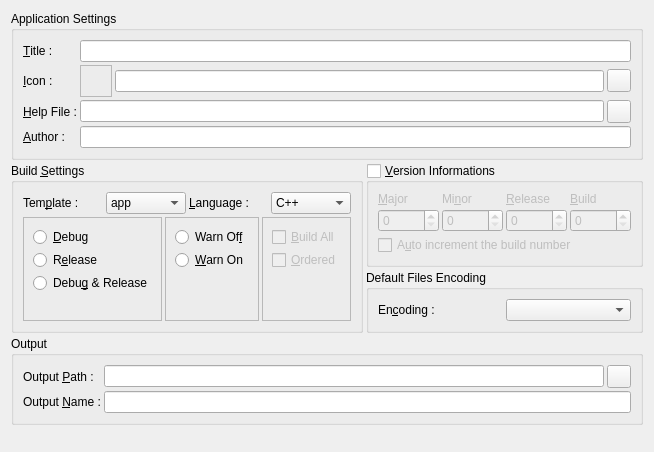
     <widget class="QWidget" name="wApplication" >
      <layout class="QGridLayout" >
    
       <property name="horizontalSpacing" >
        <number>3</number>
       </property>
       <property name="verticalSpacing" >
        <number>3</number>
       </property>
       <item row="0" column="0" colspan="2" >
        <widget class="QGroupBox" name="gbApplication" >
         <property name="sizePolicy" >
          <sizepolicy vsizetype="Fixed" hsizetype="Preferred" >
           <horstretch>0</horstretch>
           <verstretch>0</verstretch>
          </sizepolicy>
         </property>
         <property name="title" >
          <string>Application Settings</string>
         </property>
         <layout class="QGridLayout" >
       
          <property name="horizontalSpacing" >
           <number>3</number>
          </property>
          <property name="verticalSpacing" >
           <number>3</number>
          </property>
          <item row="0" column="0" >
           <widget class="QLabel" name="lTitle" >
            <property name="text" >
             <string>&amp;Title :</string>
            </property>
            <property name="buddy" >
             <cstring>leTitle</cstring>
            </property>
           </widget>
          </item>
          <item row="1" column="2" >
           <widget class="QLineEdit" name="leIcon" >
            <property name="statusTip" >
             <string>APP_ICON</string>
            </property>
           </widget>
          </item>
          <item row="2" column="1" colspan="2" >
           <widget class="QLineEdit" name="leHelpFile" >
            <property name="statusTip" >
             <string>APP_HELP_FILE</string>
            </property>
           </widget>
          </item>
          <item row="1" column="0" >
           <widget class="QLabel" name="lIcon" >
            <property name="text" >
             <string>&amp;Icon :</string>
            </property>
            <property name="buddy" >
             <cstring>tbIcon</cstring>
            </property>
           </widget>
          </item>
          <item row="2" column="3" >
           <widget class="QToolButton" name="tbHelpFile" >
            <property name="icon" >
             <iconset resource="../resources/QMake.qrc" >:/icons/icons/filefolder.png</iconset>
            </property>
           </widget>
          </item>
          <item row="2" column="0" >
           <widget class="QLabel" name="lHelpFile" >
            <property name="text" >
             <string>&amp;Help File :</string>
            </property>
            <property name="buddy" >
             <cstring>tbHelpFile</cstring>
            </property>
           </widget>
          </item>
          <item row="1" column="1" >
           <widget class="QLabel" name="lPixmap" >
            <property name="minimumSize" >
             <size>
              <width>32</width>
              <height>32</height>
             </size>
            </property>
            <property name="maximumSize" >
             <size>
              <width>32</width>
              <height>32</height>
             </size>
            </property>
            <property name="frameShape" >
             <enum>QFrame::StyledPanel</enum>
            </property>
            <property name="scaledContents" >
             <bool>true</bool>
            </property>
            <property name="alignment" >
             <set>Qt::AlignCenter</set>
            </property>
           </widget>
          </item>
          <item row="0" column="1" colspan="3" >
           <widget class="QLineEdit" name="leTitle" >
            <property name="statusTip" >
             <string>APP_TITLE</string>
            </property>
           </widget>
          </item>
          <item row="1" column="3" >
           <widget class="QToolButton" name="tbIcon" >
            <property name="icon" >
             <iconset resource="../resources/QMake.qrc" >:/icons/icons/filefolder.png</iconset>
            </property>
           </widget>
          </item>
          <item row="3" column="0" >
           <widget class="QLabel" name="lAuthor" >
            <property name="text" >
             <string>&amp;Author :</string>
            </property>
            <property name="buddy" >
             <cstring>leAuthor</cstring>
            </property>
           </widget>
          </item>
          <item row="3" column="1" colspan="3" >
           <widget class="QLineEdit" name="leAuthor" >
            <property name="statusTip" >
             <string>APP_AUTHOR</string>
            </property>
           </widget>
          </item>
         </layout>
        </widget>
       </item>
       <item rowspan="2" row="1" column="0" >
        <widget class="QGroupBox" name="gbBuild" >
         <property name="title" >
          <string>Build &amp;Settings</string>
         </property>
         <layout class="QGridLayout" >
       
          <property name="horizontalSpacing" >
           <number>3</number>
          </property>
          <property name="verticalSpacing" >
           <number>3</number>
          </property>
          <item row="0" column="0" colspan="3" >
           <layout class="QHBoxLayout" >
            <property name="spacing" >
             <number>3</number>
            </property>
         
            <item>
             <widget class="QLabel" name="lTemplate" >
              <property name="text" >
               <string>Tem&amp;plate :</string>
              </property>
              <property name="buddy" >
               <cstring>cbTemplate</cstring>
              </property>
             </widget>
            </item>
            <item>
             <widget class="QComboBox" name="cbTemplate" >
              <property name="statusTip" >
               <string>TEMPLATE</string>
              </property>
              <item>
               <property name="text" >
                <string>app</string>
               </property>
               <property name="icon" >
                <iconset resource="../resources/QMake.qrc" >:/icons/icons/form.png</iconset>
               </property>
              </item>
              <item>
               <property name="text" >
                <string>lib</string>
               </property>
               <property name="icon" >
                <iconset resource="../resources/QMake.qrc" >:/icons/icons/misc.png</iconset>
               </property>
              </item>
              <item>
               <property name="text" >
                <string>vcapp</string>
               </property>
               <property name="icon" >
                <iconset resource="../resources/QMake.qrc" >:/icons/icons/form.png</iconset>
               </property>
              </item>
              <item>
               <property name="text" >
                <string>vclib</string>
               </property>
               <property name="icon" >
                <iconset resource="../resources/QMake.qrc" >:/icons/icons/misc.png</iconset>
               </property>
              </item>
              <item>
               <property name="text" >
                <string>subdirs</string>
               </property>
               <property name="icon" >
                <iconset resource="../resources/QMake.qrc" >:/icons/icons/folder.png</iconset>
               </property>
              </item>
             </widget>
            </item>
            <item>
             <widget class="QLabel" name="lLanguage" >
              <property name="text" >
               <string>&amp;Language :</string>
              </property>
              <property name="buddy" >
               <cstring>cbLanguage</cstring>
              </property>
             </widget>
            </item>
            <item>
             <widget class="QComboBox" name="cbLanguage" >
              <property name="statusTip" >
               <string>LANGUAGE</string>
              </property>
              <item>
               <property name="text" >
                <string>C++</string>
               </property>
               <property name="icon" >
                <iconset resource="../resources/QMake.qrc" >:/icons/icons/misc.png</iconset>
               </property>
              </item>
              <item>
               <property name="text" >
                <string>Qt4/C++</string>
               </property>
               <property name="icon" >
                <iconset resource="../resources/QMake.qrc" >:/icons/icons/qt.png</iconset>
               </property>
              </item>
             </widget>
            </item>
           </layout>
          </item>
          <item row="1" column="1" >
           <widget class="QFrame" name="fWarn" >
            <property name="sizePolicy" >
             <sizepolicy vsizetype="Preferred" hsizetype="Maximum" >
              <horstretch>0</horstretch>
              <verstretch>0</verstretch>
             </sizepolicy>
            </property>
            <property name="frameShape" >
             <enum>QFrame::StyledPanel</enum>
            </property>
            <layout class="QVBoxLayout" >
             <property name="spacing" >
              <number>3</number>
             </property>
          
             <item>
              <widget class="QRadioButton" name="rbWarnOff" >
               <property name="statusTip" >
                <string>warn_off</string>
               </property>
               <property name="text" >
                <string>Warn Of&amp;f</string>
               </property>
              </widget>
             </item>
             <item>
              <widget class="QRadioButton" name="rbWarnOn" >
               <property name="statusTip" >
                <string>warn_on</string>
               </property>
               <property name="text" >
                <string>&amp;Warn On</string>
               </property>
              </widget>
             </item>
             <item>
              <spacer>
               <property name="orientation" >
                <enum>Qt::Vertical</enum>
               </property>
               <property name="sizeHint" >
                <size>
                 <width>20</width>
                 <height>0</height>
                </size>
               </property>
              </spacer>
             </item>
            </layout>
           </widget>
          </item>
          <item row="1" column="2" >
           <widget class="QFrame" name="fBuildAll" >
            <property name="sizePolicy" >
             <sizepolicy vsizetype="Preferred" hsizetype="Maximum" >
              <horstretch>0</horstretch>
              <verstretch>0</verstretch>
             </sizepolicy>
            </property>
            <property name="frameShape" >
             <enum>QFrame::StyledPanel</enum>
            </property>
            <layout class="QVBoxLayout" >
             <property name="spacing" >
              <number>3</number>
             </property>
          
             <item>
              <widget class="QCheckBox" name="cbBuildAll" >
               <property name="enabled" >
                <bool>false</bool>
               </property>
               <property name="statusTip" >
                <string>build_all</string>
               </property>
               <property name="text" >
                <string>&amp;Build All</string>
               </property>
              </widget>
             </item>
             <item>
              <widget class="QCheckBox" name="cbOrdered" >
               <property name="enabled" >
                <bool>false</bool>
               </property>
               <property name="statusTip" >
                <string>ordered</string>
               </property>
               <property name="text" >
                <string>&amp;Ordered</string>
               </property>
              </widget>
             </item>
             <item>
              <spacer>
               <property name="orientation" >
                <enum>Qt::Vertical</enum>
               </property>
               <property name="sizeHint" >
                <size>
                 <width>20</width>
                 <height>0</height>
                </size>
               </property>
              </spacer>
             </item>
            </layout>
           </widget>
          </item>
          <item row="1" column="0" >
           <widget class="QFrame" name="fBuildType" >
            <property name="sizePolicy" >
             <sizepolicy vsizetype="Preferred" hsizetype="Preferred" >
              <horstretch>0</horstretch>
              <verstretch>0</verstretch>
             </sizepolicy>
            </property>
            <property name="frameShape" >
             <enum>QFrame::StyledPanel</enum>
            </property>
            <layout class="QVBoxLayout" >
             <property name="spacing" >
              <number>3</number>
             </property>
          
             <item>
              <widget class="QRadioButton" name="rbDebug" >
               <property name="statusTip" >
                <string>debug</string>
               </property>
               <property name="text" >
                <string>&amp;Debug</string>
               </property>
              </widget>
             </item>
             <item>
              <widget class="QRadioButton" name="rbRelease" >
               <property name="statusTip" >
                <string>release</string>
               </property>
               <property name="text" >
                <string>R&amp;elease</string>
               </property>
              </widget>
             </item>
             <item>
              <widget class="QRadioButton" name="rbDebugRelease" >
               <property name="statusTip" >
                <string>debug_and_release</string>
               </property>
               <property name="text" >
                <string>Debu&amp;g &amp;&amp; Release</string>
               </property>
              </widget>
             </item>
             <item>
              <spacer>
               <property name="orientation" >
                <enum>Qt::Vertical</enum>
               </property>
               <property name="sizeHint" >
                <size>
                 <width>20</width>
                 <height>0</height>
                </size>
               </property>
              </spacer>
             </item>
            </layout>
           </widget>
          </item>
         </layout>
        </widget>
       </item>
       <item row="1" column="1" >
        <widget class="QGroupBox" name="gbVersion" >
         <property name="statusTip" >
          <string>VERSION</string>
         </property>
         <property name="title" >
          <string>&amp;Version Informations</string>
         </property>
         <property name="checkable" >
          <bool>true</bool>
         </property>
         <property name="checked" >
          <bool>false</bool>
         </property>
         <layout class="QGridLayout" >
       
          <property name="horizontalSpacing" >
           <number>3</number>
          </property>
          <property name="verticalSpacing" >
           <number>3</number>
          </property>
          <item row="2" column="0" colspan="4" >
           <widget class="QCheckBox" name="cbBuildAutoIncrement" >
            <property name="statusTip" >
             <string>APP_AUTO_INCREMENT</string>
            </property>
            <property name="text" >
             <string>A&amp;uto increment the build number</string>
            </property>
           </widget>
          </item>
          <item row="0" column="3" >
           <widget class="QLabel" name="lBuild" >
            <property name="text" >
             <string>&amp;Build</string>
            </property>
            <property name="buddy" >
             <cstring>sbBuild</cstring>
            </property>
           </widget>
          </item>
          <item row="1" column="3" >
           <widget class="QSpinBox" name="sbBuild" >
            <property name="maximum" >
             <number>32767</number>
            </property>
           </widget>
          </item>
          <item row="1" column="2" >
           <widget class="QSpinBox" name="sbRelease" >
            <property name="maximum" >
             <number>32767</number>
            </property>
           </widget>
          </item>
          <item row="1" column="1" >
           <widget class="QSpinBox" name="sbMinor" >
            <property name="maximum" >
             <number>32767</number>
            </property>
           </widget>
          </item>
          <item row="1" column="0" >
           <widget class="QSpinBox" name="sbMajor" >
            <property name="maximum" >
             <number>32767</number>
            </property>
           </widget>
          </item>
          <item row="0" column="2" >
           <widget class="QLabel" name="lRelease" >
            <property name="text" >
             <string>&amp;Release</string>
            </property>
            <property name="buddy" >
             <cstring>sbRelease</cstring>
            </property>
           </widget>
          </item>
          <item row="0" column="1" >
           <widget class="QLabel" name="lMinor" >
            <property name="text" >
             <string>Mi&amp;nor</string>
            </property>
            <property name="buddy" >
             <cstring>sbMinor</cstring>
            </property>
           </widget>
          </item>
          <item row="0" column="0" >
           <widget class="QLabel" name="lMajor" >
            <property name="text" >
             <string>&amp;Major</string>
            </property>
            <property name="buddy" >
             <cstring>sbMajor</cstring>
            </property>
           </widget>
          </item>
         </layout>
        </widget>
       </item>
       <item row="2" column="1" >
        <widget class="QGroupBox" name="gbEncoding" >
         <property name="title" >
          <string>Default Files Encoding</string>
         </property>
         <layout class="QHBoxLayout" >
          <property name="spacing" >
           <number>3</number>
          </property>
       
          <item>
           <widget class="QLabel" name="lEncoding" >
            <property name="text" >
             <string>En&amp;coding :</string>
            </property>
            <property name="buddy" >
             <cstring>cbEncodings</cstring>
            </property>
           </widget>
          </item>
          <item>
           <widget class="QComboBox" name="cbEncodings" >
            <property name="statusTip" >
             <string>ENCODING</string>
            </property>
           </widget>
          </item>
         </layout>
        </widget>
       </item>
       <item row="3" column="0" colspan="2" >
        <widget class="QGroupBox" name="gbOutput" >
         <property name="sizePolicy" >
          <sizepolicy vsizetype="Fixed" hsizetype="Preferred" >
           <horstretch>0</horstretch>
           <verstretch>0</verstretch>
          </sizepolicy>
         </property>
         <property name="title" >
          <string>Output</string>
         </property>
         <layout class="QGridLayout" >
       
          <property name="horizontalSpacing" >
           <number>3</number>
          </property>
          <property name="verticalSpacing" >
           <number>3</number>
          </property>
          <item row="0" column="0" >
           <widget class="QLabel" name="lOutputPath" >
            <property name="text" >
             <string>Output &amp;Path :</string>
            </property>
            <property name="buddy" >
             <cstring>tbOutputPath</cstring>
            </property>
           </widget>
          </item>
          <item row="0" column="1" >
           <widget class="QLineEdit" name="leOutputPath" >
            <property name="statusTip" >
             <string>DESTDIR</string>
            </property>
           </widget>
          </item>
          <item row="0" column="2" >
           <widget class="QToolButton" name="tbOutputPath" >
            <property name="icon" >
             <iconset resource="../resources/QMake.qrc" >:/icons/icons/folder.png</iconset>
            </property>
           </widget>
          </item>
          <item row="1" column="0" >
           <widget class="QLabel" name="lOutputName" >
            <property name="sizePolicy" >
             <sizepolicy vsizetype="Preferred" hsizetype="Fixed" >
              <horstretch>0</horstretch>
              <verstretch>0</verstretch>
             </sizepolicy>
            </property>
            <property name="text" >
             <string>Output &amp;Name :</string>
            </property>
            <property name="buddy" >
             <cstring>leOutputName</cstring>
            </property>
           </widget>
          </item>
          <item row="1" column="1" colspan="2" >
           <widget class="QLineEdit" name="leOutputName" >
            <property name="statusTip" >
             <string>TARGET</string>
            </property>
           </widget>
          </item>
         </layout>
        </widget>
       </item>
       <item row="4" column="0" colspan="2" >
        <spacer>
         <property name="orientation" >
          <enum>Qt::Vertical</enum>
         </property>
         <property name="sizeType" >
          <enum>QSizePolicy::Expanding</enum>
         </property>
         <property name="sizeHint" >
          <size>
           <width>527</width>
           <height>16</height>
          </size>
         </property>
        </spacer>
       </item>
      </layout>
     </widget>
